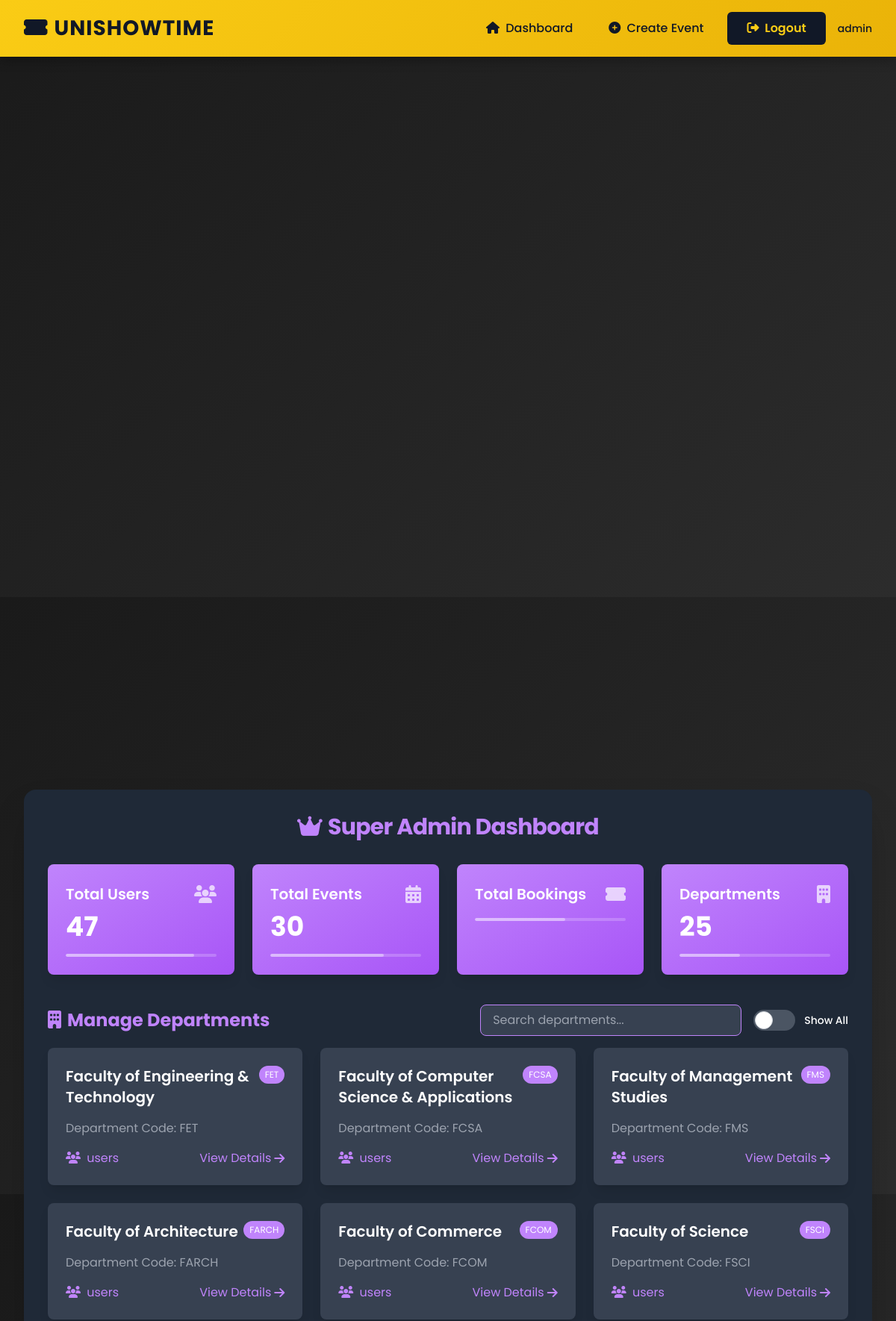
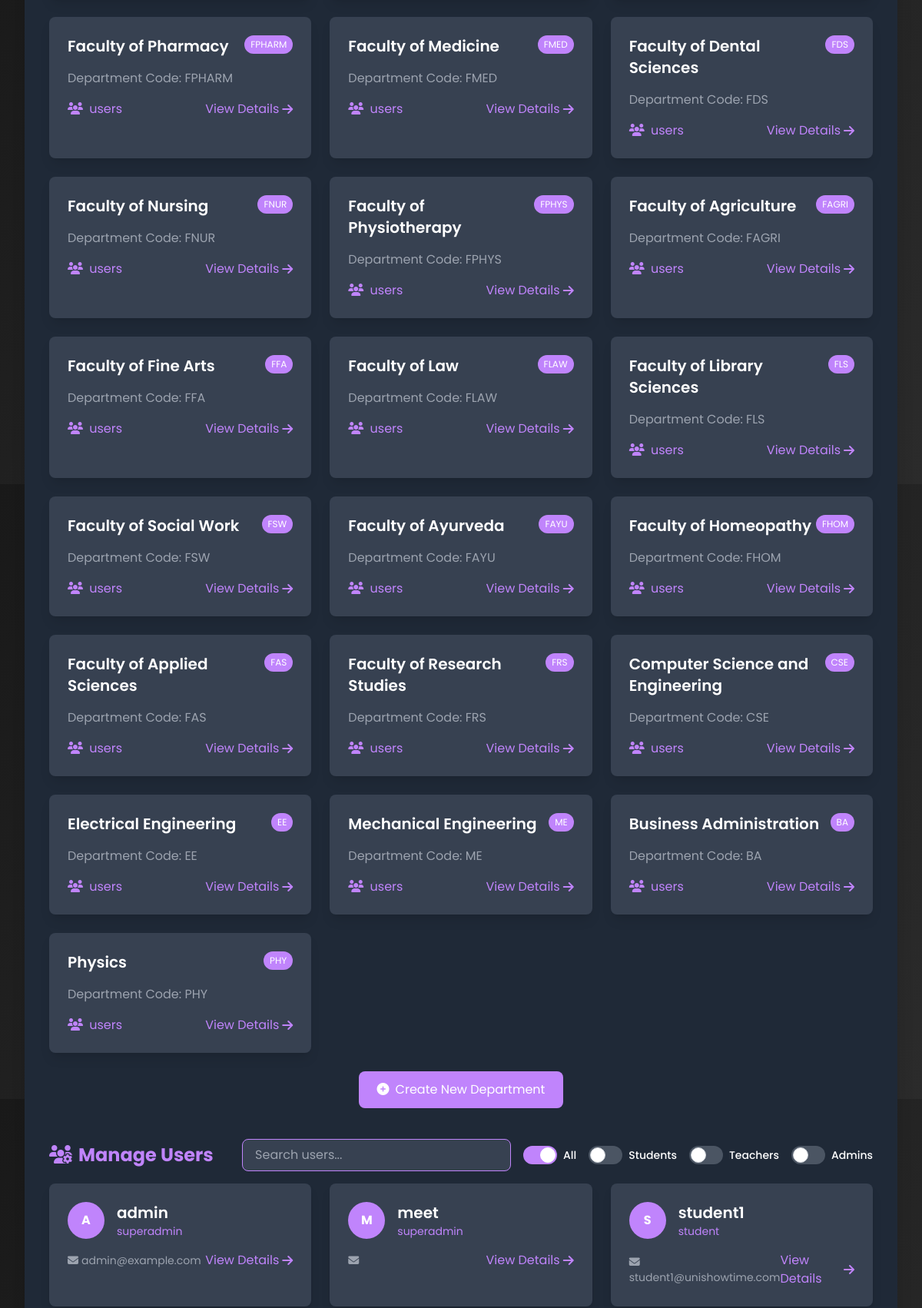
/superadmin/ (signed in, upper part), run on the app's committed database (2 pictures, top to bottom).
### mainapp/models.py (models this page shows, shortened)
class CustomUser(AbstractUser, PermissionsMixin):
    role = models.CharField(max_length=20, choices=ROLE_CHOICES, default='student')
    enrollment_no = models.CharField(max_length=20, unique=True, null=True, blank=True)
    department = models.ForeignKey(Department, on_delete=models.SET_NULL, null=True, blank=True)
    profile_image = models.ImageField(upload_to='profiles/', blank=True, null=True)

class Department(models.Model):
    name = models.CharField(max_length=100, unique=True)
    code = models.CharField(max_length=10, unique=True)
    class Meta:
        verbose_name_plural = "Departments"
    @property
    def has_active_events(self):
        return self.events.filter(date__gte=timezone.now()).exists()

### mainapp/views.py (the view)
# urls.py: path('superadmin/', views.superadmin_dashboard, name='superadmin_dashboard'),
@login_required
def superadmin_dashboard(request):
    if request.user.role != 'superadmin':
        return redirect('dashboard')
    departments = Department.objects.all()
    users = CustomUser.objects.all()
    events = Event.objects.all()
    context = {
        'departments': departments,
        'users': users,
        'events': events,
        'total_departments': departments.count(),
        'total_users': users.count(),
        'total_events': events.count(),
    }
    return render(request, 'dashboard/superadmin_dashboard.html', context)

### mainapp/templates/dashboard/superadmin_dashboard.html (shortened to what this page needs)
{% extends "base.html" %}
{% block content %}
<div class="flex items-center justify-center min-h-screen">
    <div class="w-full max-w-7xl p-8 bg-gray-800 rounded-2xl shadow-2xl">
        <h2 class="text-3xl font-bold mb-8 text-center text-purple-400 tracking-tight"><i class="fas fa-crown mr-2"></i>Super Admin Dashboard</h2>
        <div class="grid grid-cols-1 sm:grid-cols-2 lg:grid-cols-4 gap-6" data-aos="fade-up">
            <div class="bg-gradient-to-br from-purple-400 to-purple-500 text-white p-6 rounded-lg shadow-lg">
                <div class="flex items-center justify-between">
                    <h3 class="text-xl font-semibold">Total Users</h3>
                    <i class="fas fa-users text-2xl opacity-70"></i>
                </div>
                <p class="text-4xl font-bold mt-2">{{ total_users }}</p>
                <div class="w-full h-1 bg-white bg-opacity-20 mt-4 rounded-full overflow-hidden">
                    <div class="h-full bg-white bg-opacity-40 rounded-full" style="width: 85%"></div>
                </div>
            </div>
            <div class="bg-gradient-to-br from-purple-400 to-purple-500 text-white p-6 rounded-lg shadow-lg">
                <div class="flex items-center justify-between">
                    <h3 class="text-xl font-semibold">Total Events</h3>
                    <i class="fas fa-calendar-alt text-2xl opacity-70"></i>
                </div>
                <p class="text-4xl font-bold mt-2">{{ total_events }}</p>
                <div class="w-full h-1 bg-white bg-opacity-20 mt-4 rounded-full overflow-hidden">
                    <div class="h-full bg-white bg-opacity-40 rounded-full" style="width: 75%"></div>
                </div>
            </div>
            <div class="bg-gradient-to-br from-purple-400 to-purple-500 text-white p-6 rounded-lg shadow-lg">
                <div class="flex items-center justify-between">
                    <h3 class="text-xl font-semibold">Total Bookings</h3>
                    <i class="fas fa-ticket-alt text-2xl opacity-70"></i>
                </div>
                <div class="w-full h-1 bg-white bg-opacity-20 mt-4 rounded-full overflow-hidden">
                    <div class="h-full bg-white bg-opacity-40 rounded-full" style="width: 60%"></div>
                </div>
            </div>
            <div class="bg-gradient-to-br from-purple-400 to-purple-500 text-white p-6 rounded-lg shadow-lg">
                <div class="flex items-center justify-between">
                    <h3 class="text-xl font-semibold">Departments</h3>
                    <i class="fas fa-building text-2xl opacity-70"></i>
                </div>
                <p class="text-4xl font-bold mt-2">{{ total_departments }}</p>
                <div class="w-full h-1 bg-white bg-opacity-20 mt-4 rounded-full overflow-hidden">
                    <div class="h-full bg-white bg-opacity-40 rounded-full" style="width: 40%"></div>
                </div>
            </div>
        </div>
        <div class="mt-10" data-aos="fade-up" data-aos-delay="100">
            <div class="flex justify-between items-center mb-4">
                <h3 class="text-2xl font-bold text-purple-400"><i class="fas fa-building mr-2"></i>Manage Departments</h3>
                <div class="flex gap-4 items-center">
                    <input type="text" id="departmentSearch" placeholder="Search departments..." class="bg-gray-700 text-white px-4 py-2 rounded-lg border border-purple-400 focus:outline-none focus:ring-2 focus:ring-purple-400">
                    <label class="relative inline-flex items-center cursor-pointer">
                        <div class="w-14 h-7 bg-gray-600 peer-focus:outline-none peer-focus:ring-4 peer-focus:ring-purple-300 rounded-full peer peer-checked:after:translate-x-full peer-checked:after:border-white after:content-[''] after:absolute after:top-[2px] after:left-[2px] after:bg-white after:border-gray-300 after:border after:rounded-full after:h-6 after:w-6 after:transition-all peer-checked:bg-purple-400"></div>
                        <span class="ml-3 text-sm font-medium text-white">Show All</span>
                    </label>
                </div>
            </div>
            <div class="grid grid-cols-1 sm:grid-cols-2 lg:grid-cols-3 gap-6">
                {% for department in departments %}
                    <div class="bg-gray-700 text-white p-6 rounded-lg shadow-lg department-card" data-has-active-events="{{ department.has_active_events }}" style="display: block">
                        <div class="flex justify-between items-start mb-4">
                            <h4 class="text-xl font-semibold">{{ department.name }}</h4>
                            <span class="px-2 py-1 bg-purple-400 text-xs text-white rounded-full">{{ department.code }}</span>
                        </div>
                        <p class="text-gray-400 mt-2">Department Code: {{ department.code }}</p>
                        <div class="mt-4 flex justify-between items-center">
                            <span class="text-purple-400"><i class="fas fa-users mr-1"></i>{{ department.users_count }} users</span>
                            <a href="{% url 'department_details' department.id %}" class="text-purple-400 hover:text-purple-300 flex items-center">
                                <span>View Details</span>
                                <i class="fas fa-arrow-right ml-1"></i>
                            </a>
                        </div>
                    </div>
                {% endfor %}
            </div>
            <div class="mt-6 text-center">
                <a href="{% url 'create_department' %}" class="inline-block bg-purple-400 text-white px-6 py-3 rounded-lg hover:bg-purple-300 transition transform hover:-translate-y-1 hover:shadow-lg">
                    <i class="fas fa-plus-circle mr-2"></i>Create New Department
                </a>
            </div>
        </div>
        <div class="mt-10" data-aos="fade-up" data-aos-delay="200">
            <div class="flex justify-between items-center mb-4">
                <h3 class="text-2xl font-bold text-purple-400"><i class="fas fa-users-cog mr-2"></i>Manage Users</h3>
                <div class="flex gap-4 items-center">
                    <input type="text" id="userSearch" placeholder="Search users..." class="bg-gray-700 text-white px-4 py-2 rounded-lg border border-purple-400 focus:outline-none focus:ring-2 focus:ring-purple-400">
                    <div class="flex items-center gap-4">
                        <label class="relative inline-flex items-center cursor-pointer">
                            <div class="w-11 h-6 bg-gray-600 peer-focus:outline-none peer-focus:ring-4 peer-focus:ring-purple-300 rounded-full peer peer-checked:after:translate-x-full peer-checked:after:border-white after:content-[''] after:absolute after:top-[2px] after:left-[2px] after:bg-white after:border-gray-300 after:border after:rounded-full after:h-5 after:w-5 after:transition-all peer-checked:bg-purple-400"></div>
                            <span class="ml-2 text-sm font-medium text-white">All</span>
                        </label>
                        <label class="relative inline-flex items-center cursor-pointer">
                            <div class="w-11 h-6 bg-gray-600 peer-focus:outline-none peer-focus:ring-4 peer-focus:ring-purple-300 rounded-full peer peer-checked:after:translate-x-full peer-checked:after:border-white after:content-[''] after:absolute after:top-[2px] after:left-[2px] after:bg-white after:border-gray-300 after:border after:rounded-full after:h-5 after:w-5 after:transition-all peer-checked:bg-purple-400"></div>
                            <span class="ml-2 text-sm font-medium text-white">Students</span>
                        </label>
                        <label class="relative inline-flex items-center cursor-pointer">
                            <div class="w-11 h-6 bg-gray-600 peer-focus:outline-none peer-focus:ring-4 peer-focus:ring-purple-300 rounded-full peer peer-checked:after:translate-x-full peer-checked:after:border-white after:content-[''] after:absolute after:top-[2px] after:left-[2px] after:bg-white after:border-gray-300 after:border after:rounded-full after:h-5 after:w-5 after:transition-all peer-checked:bg-purple-400"></div>
                            <span class="ml-2 text-sm font-medium text-white">Teachers</span>
                        </label>
                        <label class="relative inline-flex items-center cursor-pointer">
                            <div class="w-11 h-6 bg-gray-600 peer-focus:outline-none peer-focus:ring-4 peer-focus:ring-purple-300 rounded-full peer peer-checked:after:translate-x-full peer-checked:after:border-white after:content-[''] after:absolute after:top-[2px] after:left-[2px] after:bg-white after:border-gray-300 after:border after:rounded-full after:h-5 after:w-5 after:transition-all peer-checked:bg-purple-400"></div>
                            <span class="ml-2 text-sm font-medium text-white">Admins</span>
                        </label>
                    </div>
                </div>
            </div>
            <div class="grid grid-cols-1 sm:grid-cols-2 lg:grid-cols-3 gap-6">
                {% for user in users %}
                    <div class="bg-gray-700 text-white p-6 rounded-lg shadow-lg user-card" data-role="{{ user.role }}" style="display: block;">
                        <div class="flex items-center space-x-4 mb-4">
                            <div class="w-12 h-12 bg-purple-400 rounded-full flex items-center justify-center text-white font-bold">
                                {{ user.username|first|upper }}
                            </div>
                            <div>
                                <h4 class="text-xl font-semibold">{{ user.username }}</h4>
                                <p class="text-purple-400 text-sm">{{ user.role }}</p>
                            </div>
                        </div>
                        <div class="flex justify-between items-center mt-4">
                            <span class="text-gray-400 text-sm"><i class="fas fa-envelope mr-1"></i>{{ user.email }}</span>
                            <a href="{% url 'user_details' user.id %}" class="text-purple-400 hover:text-purple-300 flex items-center">
                                <span>View Details</span>
                                <i class="fas fa-arrow-right ml-1"></i>
                            </a>
                        </div>
                    </div>
                {% endfor %}
            </div>
        </div>
    </div>
</div>
{% endblock %}

### mainapp/templates/base.html (shortened to what this page needs)
{% load static %}
<!DOCTYPE html>
<html lang="en">
<head>
    <script src="https://cdn.tailwindcss.com"></script>
    <link rel="stylesheet" href="https://cdnjs.cloudflare.com/ajax/libs/font-awesome/6.4.0/css/all.min.css">
    <link href="https://unpkg.com/aos@2.3.1/dist/aos.css" rel="stylesheet">
</head>
<body>
    <div id="particles-js"></div>
    <nav class="navbar">
        <div class="max-w-7xl mx-auto px-4 sm:px-6 lg:px-8">
            <div class="flex justify-between items-center py-4">
                <a href="{% url 'dashboard' %}" class="navbar-title"><i class="fas fa-ticket-alt mr-2"></i>UniShowTime</a>
                <div class="hidden md:flex items-center space-x-4">
                    {% if user.is_authenticated %}
                        <a href="{% url 'dashboard' %}" class="navbar-item"><i class="fas fa-home mr-1"></i> Dashboard</a>
                        {% if user.role == 'admin' or user.role == 'superadmin' %}
                            <a href="{% url 'create_event' %}" class="navbar-item"><i class="fas fa-plus-circle mr-1"></i> Create Event</a>
                        {% endif %}
                        <a href="{% url 'logout' %}" class="navbar-button"><i class="fas fa-sign-out-alt mr-1"></i> Logout</a>
                        <div class="flex items-center space-x-2">
                            <span class="text-sm font-medium text-gray-900">{{ user.username }}</span>
                        </div>
                    {% else %}
                        <a href="{% url 'login' %}" class="navbar-button"><i class="fas fa-sign-in-alt mr-1"></i> Login</a>
                        <a href="{% url 'register' %}" class="navbar-button"><i class="fas fa-user-plus mr-1"></i> Register</a>
                    {% endif %}
                </div>
            </div>
        </div>
    </nav>
    <main class="max-w-7xl mx-auto px-4 sm:px-6 lg:px-8 py-20" data-aos="fade-up" data-aos-duration="800">
        {% block content %}{% endblock %}
    </main>
</body>
</html>

### mainapp/templates/base.html (style rules this page uses)
body { font-family: 'Poppins', sans-serif; background: linear-gradient(135deg, #1a1a1a, #2c2c2c); color: #f5f5f5; margin: 0; min-height: 100vh; display: flex; flex-direction: column; overflow-x: hidden; }
.navbar { background: linear-gradient(135deg, #facc15 0%, #eab308 100%); box-shadow: 0 4px 15px rgba(0, 0, 0, 0.3); position: fixed; width: 100%; z-index: 50; top: 0; }
.navbar-title { font-size: 1.75rem; font-weight: 700; color: #111827; text-transform: uppercase; letter-spacing: 1px; transition: all 0.3s ease; position: relative; display: inline-block; }
.navbar-title::after { content: ''; position: absolute; width: 0; height: 3px; bottom: -5px; left: 0; background-color: #111827; transition: width 0.3s ease; }
.navbar-item { font-size: 1rem; font-weight: 500; color: #111827; padding: 0.5rem 1rem; border-radius: 0.375rem; transition: all 0.3s ease; position: relative; overflow: hidden; }
.navbar-item::before { content: ''; position: absolute; top: 0; left: -100%; width: 100%; height: 100%; background: rgba(17, 24, 39, 0.1); transition: all 0.3s ease; z-index: -1; }
.navbar-button { background-color: #111827; color: #facc15; padding: 0.5rem 1.5rem; border-radius: 0.375rem; font-weight: 600; border: 2px solid transparent; transition: all 0.3s ease; position: relative; overflow: hidden; z-index: 1; }
.navbar-button::before { content: ''; position: absolute; top: 0; left: -100%; width: 100%; height: 100%; background: #facc15; transition: all 0.4s ease; z-index: -1; }
main { flex: 1; padding-top: 5rem; }
#particles-js { position: fixed; width: 100%; height: 100%; top: 0; left: 0; z-index: -1; }

### data on the page
CustomUser: username "admin", username|first "A", role "superadmin", email "admin@example.com"
Department: name "Faculty of Engineering & Technology", code "FET"
Department: name "Faculty of Computer Science & Applications", code "FCSA"
Department: name "Faculty of Management Studies", code "FMS"
Department: name "Faculty of Architecture", code "FARCH"
Department: name "Faculty of Commerce", code "FCOM"
Department: name "Faculty of Science", code "FSCI"
Department: name "Faculty of Pharmacy", code "FPHARM"
Department: name "Faculty of Medicine", code "FMED"
Department: name "Faculty of Dental Sciences", code "FDS"
Department: name "Faculty of Nursing", code "FNUR"
Department: name "Faculty of Physiotherapy", code "FPHYS"
Department: name "Faculty of Agriculture", code "FAGRI"
Department: name "Faculty of Fine Arts", code "FFA"
Department: name "Faculty of Law", code "FLAW"
Department: name "Faculty of Library Sciences", code "FLS"
Department: name "Faculty of Social Work", code "FSW"
Department: name "Faculty of Ayurveda", code "FAYU"
Department: name "Faculty of Homeopathy", code "FHOM"
Department: name "Faculty of Applied Sciences", code "FAS"
Department: name "Faculty of Research Studies", code "FRS"
Department: name "Computer Science and Engineering", code "CSE"
Department: name "Electrical Engineering", code "EE"
Department: name "Mechanical Engineering", code "ME"
Department: name "Business Administration", code "BA"
Department: name "Physics", code "PHY"
CustomUser: username|first "M", username "meet", role "superadmin"
CustomUser: username|first "S", username "student1", role "student", email "student1@unishowtime.com"

### other printed values
{{ total_users }} "47"
{{ total_events }} "30"
{{ total_departments }} "25"
